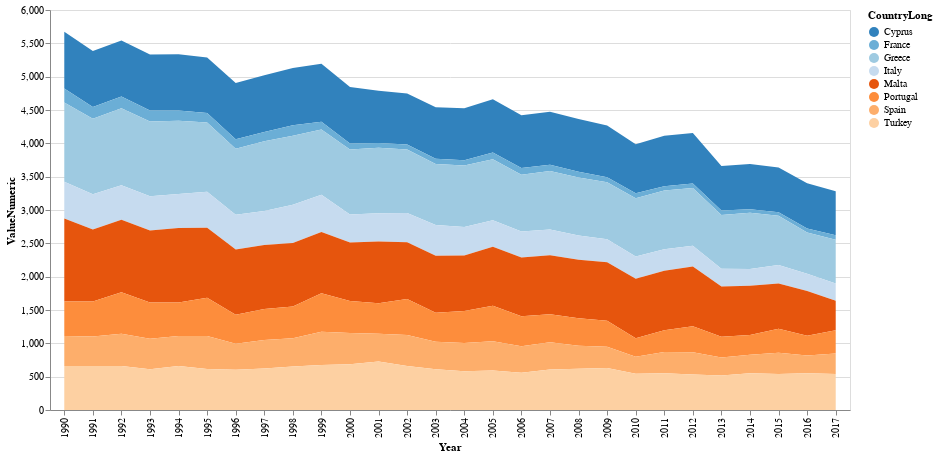

Notebook code for this chart:
### Code cell
source = df_medit

chart = alt.Chart(source).mark_area().encode(
    x="Year",
    y="ValueNumeric",
    color=alt.Color("CountryLong", scale=alt.Scale(scheme='category20c'))  
)

chart = chart.properties(
    width=800,
    height=400
)

chart

### Figure 1 — Vega-Lite specification as saved in the notebook (floating-point values rounded to 4 significant figures; data arrays with more than 128 entries replaced by an {"elided": "..."} marker saying what was removed)
{"config": {"view": {"continuousWidth": 300, "continuousHeight": 300}}, "data": {"name": "data-f8b0ed3b7da0a49f7165463edc3f761f"}, "mark": {"type": "area"}, "encoding": {"color": {"field": "CountryLong", "scale": {"scheme": "category20c"}, "type": "nominal"}, "x": {"field": "Year", "type": "nominal"}, "y": {"field": "ValueNumeric", "type": "quantitative"}}, "height": 400, "width": 800, "$schema": "https://vega.github.io/schema/vega-lite/v5.14.1.json", "datasets": {"data-f8b0ed3b7da0a49f7165463edc3f761f": {"elided": "224 records"}}}
